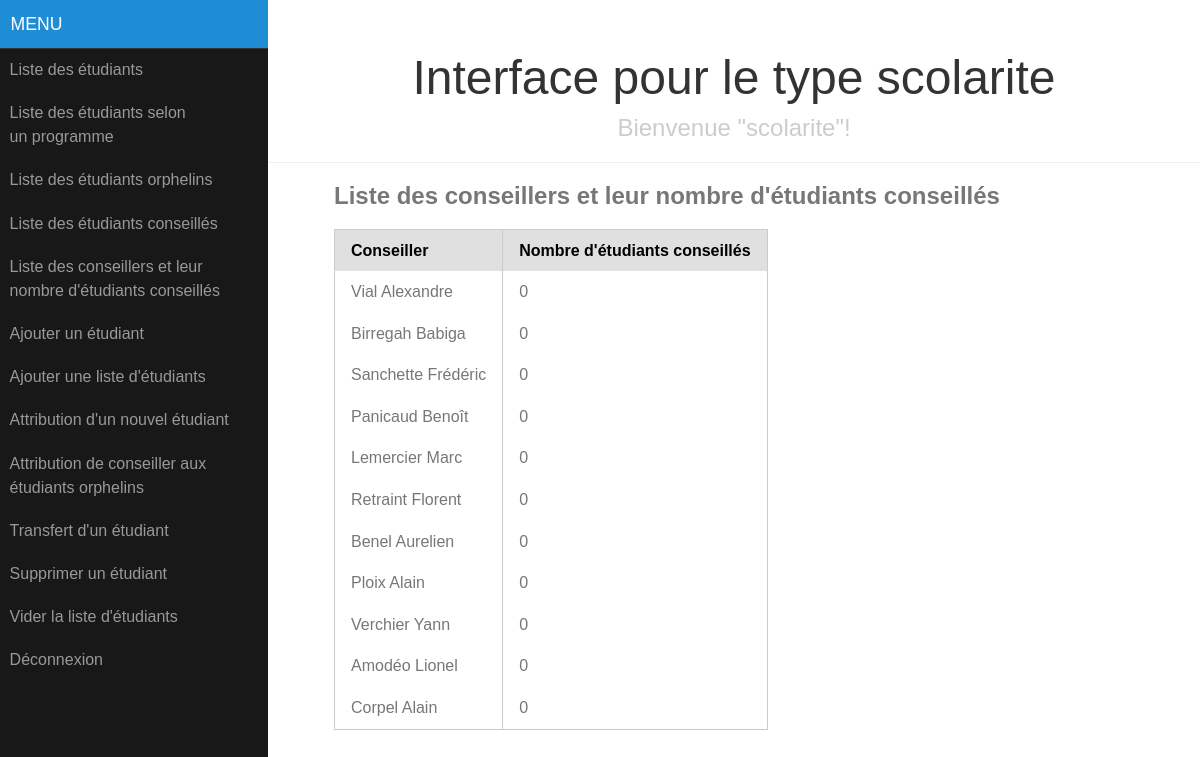
Page /index.php?page=scolarite_liste_conseillers (signed in) on the committed database.
### tables this page shows
CREATE TABLE IF NOT EXISTS `ec` (
  `id` int(11) NOT NULL AUTO_INCREMENT,
  `nom` varchar(30) NOT NULL,
  `prenom` varchar(30) NOT NULL,
  `bureau` varchar(4) NOT NULL,
  `id_pole` int(11) NOT NULL,
  PRIMARY KEY (`id`)
);

### controller/scolarite_liste_conseillers.php (called while the page is built, shortened)
<?php
include_once 'view/scolarite_menu.php';
include_once 'model/ec.php';
$ecs = EC::getAllByEtudiantConseilles();
include_once 'view/scolarite_liste_conseillers.php';
?>

### model/ec.php (called while the page is built, shortened)
<?php
include_once 'model/personne.php';
include_once 'model/etudiant.php';
include_once 'model/pole.php';
class EC extends Personne {
private $pole;
function __construct($id, $nom, $prenom, $bureau, $id_pole){
	if(!empty($id_pole))
		$this->getPole()->recupererNom();
}
static function getAllByEtudiantConseilles(){
	global $bdd;
	try {
		$req = "SELECT E.*, COUNT(C.id_etudiant) as nb " .
			   "FROM ec E " .
			   "LEFT JOIN conseille C " .
			   "ON E.id = C.id_ec " .
			   "GROUP BY E.id " .
			   "ORDER BY nb DESC";
		$result = $bdd->query($req);
		$row = $result->fetch();
		if(empty($row))
			return null;
		else{
			$ecs = array();
			do{
				$ecs[] = array (new EC ($row['id'], $row['nom'], $row['prenom'], $row['bureau'], $row['id_pole']), $row['nb']);
			}while($row = $result->fetch());
			return $ecs;
		}
	} catch(PDOException $e) { die ("Erreur lors de l'exécution de la requéte : " . $e->getMessage()); }
}
function setPole($pole) { $this->pole = $pole;}
function getPole() { return $this->pole; }
}
?>

### model/pole.php (called while the page is built, shortened)
<?php
class Pole{
private $id;
function recupererNom(){
	global $bdd;
	try {
		$req = "SELECT nom FROM pole WHERE id = '" . $this->getId() . "'";
		$result = $bdd->query($req);
		$row = $result->fetch();
	} catch(PDOException $e) { die ("Erreur lors de l'exécution de la requête : " . $e->getMessage()); }
}
function setId($id) { $this->id = $id; }
function getId() { return $this->id; }
}
?>

### model/personne.php (called while the page is built, shortened)
<?php
abstract class Personne {
private $nom;
private $prenom;
function setNom($nom) { $this->nom = $nom; }
function setPrenom($prenom) { $this->prenom = $prenom; }
function getNom() { return $this->nom; }
function getPrenom() { return $this->prenom; }
}
?>

### view/scolarite_liste_conseillers.php (the view)
<div id="main">
        <div class="header">
            <h1>Interface pour le type <?php echo $_SESSION['type'] ?></h1>
            <h2>Bienvenue "<?php echo $_SESSION['login'] ?>"!</h2>
        </div>
        <div class="content">
            <h2>Liste des conseillers et leur nombre d'étudiants conseillés</h2>
<?php
if(empty($ecs))
	echo '<p>Il n\'y a pas de conseillers.</p>';
else{
?>
	<table class="pure-table">
		<thead>
			<tr>
				<th>Conseiller</th>
				<th>Nombre d'étudiants conseillés</th>
			</tr>
		</thead>
<?php
	foreach($ecs as $ec){
		echo '<tbody><tr>';
			echo '<td>' . $ec[0]->getNom() . ' ' . $ec[0]->getPrenom() . '</td>';
			echo '<td>' . $ec[1] .'</td>';
		echo '</tr></tbody>';
	}
?>
	</table>
<?php
}
?>
        </div>
    </div>
</div>
</body>

### css/pure-release-0.5.0/pure-min.css (style rules this page uses)
html { font-size:100%;-ms-text-size-adjust:100%;-webkit-text-size-adjust:100% }
html,button,input,select,textarea { font-family:sans-serif }
h1 { font-size:2em;margin:.67em 0 }
h2 { font-size:1.5em;margin:.83em 0 }
table { border-collapse:collapse;border-spacing:0 }
.pure-table { border-collapse:collapse;border-spacing:0;empty-cells:show;border:1px solid #cbcbcb }
.pure-table td,.pure-table th { border-left:1px solid #cbcbcb;border-width:0 0 0 1px;font-size:inherit;margin:0;overflow:visible;padding:.5em 1em }
.pure-table td:first-child,.pure-table th:first-child { border-left-width:0 }
.pure-table thead { background:#e0e0e0;color:#000;text-align:left;vertical-align:bottom }
.pure-table td { background-color:transparent }

### css/side-menu.css (style rules this page uses)
.content { margin: 0 auto; padding: 0 2em; max-width: 800px; margin-bottom: 50px; line-height: 1.6em; }
.header { margin: 0; color: #333; text-align: center; padding: 2.5em 2em 0; border-bottom: 1px solid #eee; }
.header h1 { margin: 0.2em 0; font-size: 3em; font-weight: 300; }
.header h2 { font-weight: 300; color: #ccc; padding: 0; margin-top: 0; }
@media (min-width: 48em) { .header, .content { padding-left: 2em; padding-right: 2em; } }

### rows in the picture
ec: nom "Vial", prenom "Alexandre", ec "0"
ec: nom "Birregah", prenom "Babiga", ec "0"
ec: nom "Sanchette", prenom "Frédéric", ec "0"
ec: nom "Panicaud", prenom "Benoît", ec "0"
ec: nom "Lemercier", prenom "Marc", ec "0"
ec: nom "Retraint", prenom "Florent", ec "0"
ec: nom "Benel", prenom "Aurelien", ec "0"
ec: nom "Ploix", prenom "Alain", ec "0"
ec: nom "Verchier", prenom "Yann", ec "0"
ec: nom "Amodéo", prenom "Lionel", ec "0"
ec: nom "Corpel", prenom "Alain", ec "0"

### other values in the picture
$_SESSION['type'] "scolarite"
$_SESSION['login'] "scolarite"
